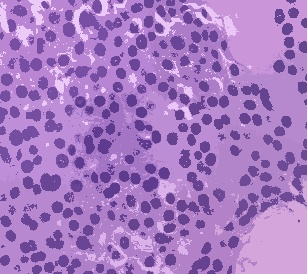
#> input picture HW4B/images/25.jpg, 307 x 274 px, found by its file name
$ python BinaryMask.py ../images/25.jpg ../images/30.jpg
#> lines starting #> are read from the running program, lines starting #| are printed output that depends on the picture; after the words box and inside, x2 and y2 are one past the last pixel; in counts of white or black regions, pixels touching at a corner belong together
### HW1B/src/DIPLib.py
import os
import sys
import cv2 as cv
import numpy as np
import matplotlib.pyplot as plt

#Display image in window
def displayImage(img):
    cv.imshow("Image", img)
    cv.waitKey(0)
    cv.destroyAllWindows()

#Save image to given path
# [173 lines left out: functions saveImage, rgb2gray, rgb2binary, gray2binary, histogram, maskedHistogram and 3 more, not called in this run]

### HW4B/src/BinaryMask.py
import os
import sys
import cv2 as cv
import numpy as np
import matplotlib.pyplot as plt
from scipy import ndimage
from DIPLib import displayImage

def threshold(img, thresh, channel, thresh2, channel2, thresh3, channel3):
    imgHeight, imgWidth = img.shape[:2]

    for y in range(imgHeight):
        for x in range(imgWidth):
            if (img[y][x][channel] > thresh and img[y][x][channel2] < thresh2 and img[y][x][channel3] < thresh3):
                img[y][x][0] = 0
                img[y][x][1] = 0
                img[y][x][2] = 0
            else:
                img[y][x][0] = 255
                img[y][x][1] = 255
                img[y][x][2] = 255

    return img

#Get paths for input and output files
srcDir = os.path.dirname(os.path.abspath(__file__))
inPath = str(srcDir + '\\' + sys.argv[1])
outPath = str(srcDir + '\\' + sys.argv[2])

#Load input image and extract shape features
img = cv.imread(inPath)
#> img is the input picture: shape (274, 307, 3); mean B, G, R 194, 120.9, 165.6
imgHeight, imgWidth = img.shape[:2]
#> imgHeight = 274; imgWidth = 307

img = threshold(img, 100, 0, 165, 2, 200, 1)
#> after the loop in threshold, `for y in range(imgHeight):`:
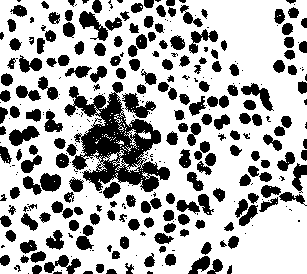
#> img: shape (274, 307, 3); 69.2% white; 336 black regions (140 under 20 px), largest, box (x1, y1, x2, y2) and area: (64, 82, 170, 192) 4922, (122, 93, 156, 118) 411, (79, 11, 108, 41) 376

displayImage(img)

cv.imwrite(outPath, img)
